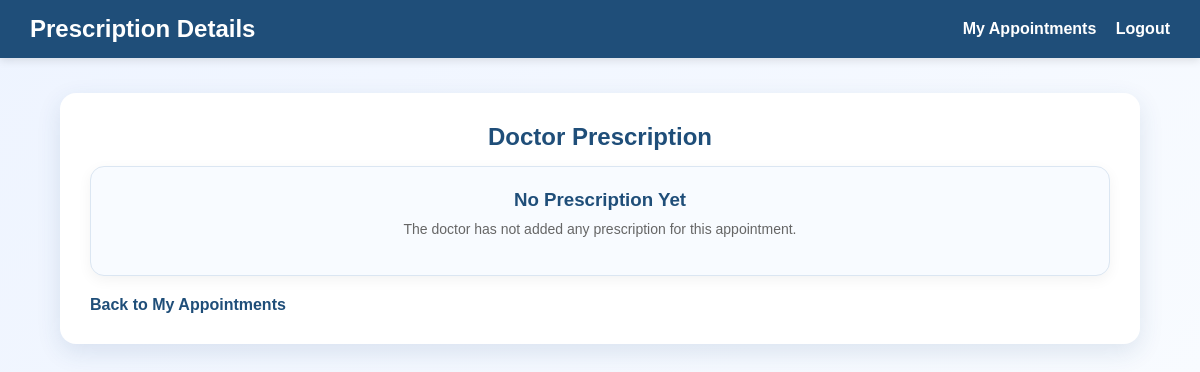
Before: /patient/view_prescription.php?appointment_id=3 (signed in) with the older database file.
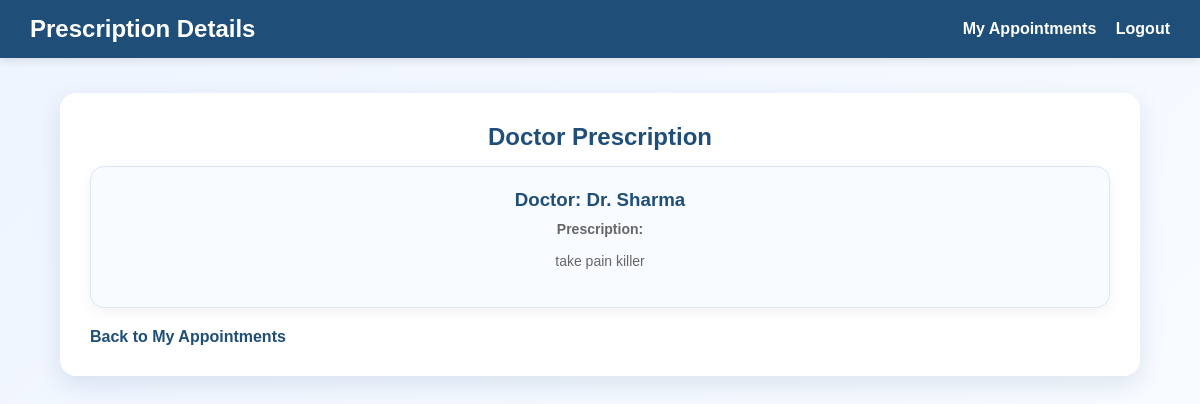
After: the same page with the newer database file.
### tables this page shows
CREATE TABLE `doctors` (
  `id` int(11) NOT NULL,
  `name` varchar(100) NOT NULL,
  `email` varchar(100) NOT NULL,
  `specialization` varchar(100) NOT NULL,
  `experience` int(11) DEFAULT NULL,
  `password` varchar(255) NOT NULL,
  `created_at` timestamp NOT NULL DEFAULT current_timestamp(),
  `phone` varchar(15) NOT NULL,
  `fees` decimal(10,2) DEFAULT NULL
);

CREATE TABLE `prescriptions` (
  `id` int(11) NOT NULL,
  `appointment_id` int(11) NOT NULL,
  `medicines` text DEFAULT NULL,
  `notes` text DEFAULT NULL,
  `created_at` timestamp NOT NULL DEFAULT current_timestamp(),
  `doctor_id` int(11) NOT NULL,
  `patient_id` int(11) NOT NULL,
  `prescription_text` text NOT NULL
);

### patient/view_prescription.php (the view, shortened to what this page needs)
<?php
include("../config/db.php");
$appointment_id = $_GET['appointment_id'];
$patient_id = $_SESSION['patient_id'];
$sql = "SELECT prescriptions.*, doctors.name AS doctor_name
        FROM prescriptions
        JOIN doctors ON prescriptions.doctor_id = doctors.id
        WHERE prescriptions.appointment_id = '$appointment_id'
        AND prescriptions.patient_id = '$patient_id'";
$result = mysqli_query($conn, $sql);
?>
<!DOCTYPE html>
<html>
<head>
    <link rel="stylesheet" href="../assets/css/style.css">
</head>
<body>
    <div class="navbar">
        <h2>Prescription Details</h2>
        <div>
            <a href="view_appointments.php">My Appointments</a>
            <a href="logout.php">Logout</a>
        </div>
    </div>
    <div class="container">
        <h2>Doctor Prescription</h2>
        <?php if (mysqli_num_rows($result) > 0) {
            $row = mysqli_fetch_assoc($result); ?>
            <div class="card">
                <h3>Doctor: <?php echo $row['doctor_name']; ?></h3>
                <p><strong>Prescription:</strong></p>
                <p><?php echo $row['prescription_text']; ?></p>
            </div>
        <?php } else { ?>
            <div class="card">
                <h3>No Prescription Yet</h3>
                <p>The doctor has not added any prescription for this appointment.</p>
            </div>
        <?php } ?>
        <a class="back-link" href="view_appointments.php">Back to My Appointments</a>
    </div>
</body>
</html>

Changed rows visible on the page:
now on this page (row unchanged): doctors: name "Dr. Sharma"
added prescriptions: prescription_text "take pain killer"
Other visible differences:
text no longer shown: "No Prescription Yet The doctor has not added any prescription for this appointment."
text now shown: "Doctor: Prescription:"
